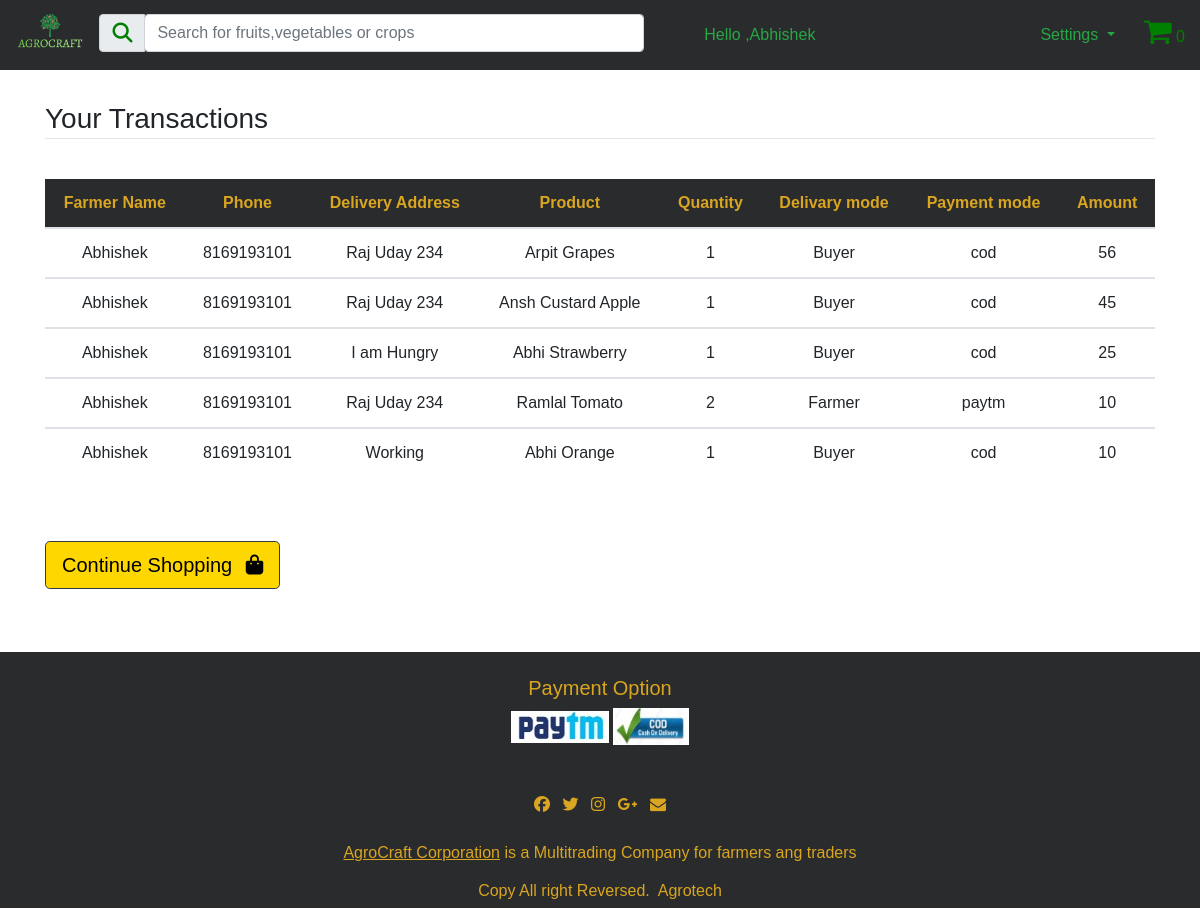
The app's page /BuyerPortal2/Transaction.php (signed in) with its own data.
### tables this page shows
CREATE TABLE `farmerregistration` (
  `farmer_id` int(255) NOT NULL,
  `farmer_name` varchar(255) NOT NULL,
  `farmer_phone` bigint(10) NOT NULL,
  `farmer_address` text NOT NULL,
  `farmer_state` varchar(50) NOT NULL,
  `farmer_district` varchar(50) NOT NULL,
  `farmer_pan` varchar(10) NOT NULL,
  `farmer_bank` int(16) NOT NULL,
  `farmer_password` varchar(100) NOT NULL
);

CREATE TABLE `orders` (
  `order_id` int(255) NOT NULL,
  `product_id` int(255) NOT NULL,
  `qty` int(255) NOT NULL,
  `address` varchar(255) NOT NULL,
  `delivery` varchar(10) NOT NULL,
  `phonenumber` bigint(10) NOT NULL,
  `total` int(10) NOT NULL,
  `payment` varchar(10) NOT NULL,
  `buyer_phonenumber` bigint(10) NOT NULL
);

CREATE TABLE `products` (
  `product_id` int(100) NOT NULL,
  `farmer_fk` int(255) NOT NULL,
  `product_title` varchar(100) NOT NULL,
  `product_cat` varchar(100) NOT NULL,
  `product_type` varchar(100) NOT NULL,
  `product_expiry` varchar(25) NOT NULL,
  `product_image` text NOT NULL,
  `product_stock` int(100) NOT NULL,
  `product_price` int(100) NOT NULL,
  `product_desc` text NOT NULL,
  `product_keywords` text NOT NULL,
  `product_delivery` varchar(5) NOT NULL
);

### BuyerPortal2/Transaction.php (the view, shortened to what this page needs)
<?php
include("../Functions/functions.php");
?>
<!DOCTYPE html>
<html lang="en">
<head>
    <link rel="stylesheet" href="https://maxcdn.bootstrapcdn.com/bootstrap/4.4.1/css/bootstrap.min.css">
    <link rel="stylesheet" href="https://cdnjs.cloudflare.com/ajax/libs/font-awesome/4.7.0/css/font-awesome.min.css">
</head>
<body>
    <nav class="navbar navbar-expand-xl ">
        <a class="float-left" href="bhome.php">
            <img src="agro.png" class="float-left mr-2 moblogo" alt="Logo" style="height:50px;">
        </a>
        <div class="collapse navbar-collapse" id="navbarSupportedContent">
            <div class="input-group mb-1 ml-2 searchbox">
                <div class="input-group-prepend">
                    <div class="input-group-text"><i class="fas fa-search" style="font-size:20px;color:green; "></i></div>
                </div>
                <form action="SearchResult.php" method="get" enctype="multipart/form-data">
                    <input type="text" class="form-control " id="inlineFormInputGroup" name="search" placeholder="Search for fruits,vegetables or crops " style="width:500px;">
                </form>
            </div>
        </div>
        <div class=" flex-row-reverse right ">
            <div class="p-2 cart">
                <div class="icon2">
                    <a href="CartPage.php"> <i class="fa" style="font-size:30px; color:green">&#61562;</i></a>
                    <span id="icon" style="color:green"> <?php echo totalItems(); ?> </span>
                </div>
            </div>
            <div class="dropdown p-2 settings ">
                <button class="btn  dropdown-toggle text-success" type="button" id="dropdownMenuButton" data-toggle="dropdown" aria-haspopup="true" aria-expanded="false">
                    Settings
                </button>
            </div>
        </div>
    </nav>
    <br>
    <div class="container">
        <div class="text-left">
            <h3 class="mt-2">Your Transactions </h3>
            <hr style="margin-top:-0.5%">
        </div>
        <br>
        <table class="table">
            <thead>
                <th>Farmer Name</th>
                <th>Phone</th>
                <th>Delivery Address</th>
                <th>Product</th>
                <th>Quantity</th>
                <th>Delivary mode</th>
                <th>Payment mode</th>
                <th>Amount</th>
            </thead>
            <tbody>
                <?php
                global $con;
                if (isset($_SESSION['phonenumber'])) {
                    $sess_phone_number = $_SESSION['phonenumber'];
                    $sel_price = "select * from orders where buyer_phonenumber = '$sess_phone_number'";
                    $run_price = mysqli_query($con, $sel_price);
                    while ($p_price = mysqli_fetch_array($run_price)) {
                        $product_id = $p_price['product_id'];
                        $qty = $p_price['qty'];
                        $total = $p_price['total'];
                        $address = $p_price['address'];
                        $delivery = $p_price['delivery'];
                        $payment = $p_price['payment'];
                        $pro_price = "select * from products where product_id='$product_id'";
                        $run_pro_price = mysqli_query($con, $pro_price);
                        while ($pp_price = mysqli_fetch_array($run_pro_price)) {
                            $product_title = $pp_price['product_title'];
                            $farmer_id = $pp_price['farmer_fk'];
                            $query_name = "select * from farmerregistration where farmer_id = $farmer_id";
                            $run_query_name = mysqli_query($con, $query_name);
                            while ($names = mysqli_fetch_array($run_query_name)) {
                                $farmer_name = $names['farmer_name'];
                                $farmer_phone = $names['farmer_phone'];
                ?>
                                <tr>
                                    <td data-label="Farmer name"><?php echo $farmer_name; ?> </td>
                                    <td data-label="Phone"><?php echo $farmer_phone; ?> </td>
                                    <td data-label="Address"><?php echo $address; ?> </td>
                                    <td data-label="Product"><?php echo $product_title; ?> </td>
                                    <td data-label="Quantity"><?php echo $qty; ?> </td>
                                    <td data-label="Delivary mode"><?php echo $delivery; ?> </td>
                                    <td data-label="Payment mode"><?php echo $payment; ?> </td>
                                    <td data-label="Amount"><?php echo $total; ?> </td>
                                </tr>
            </tbody>
<?php
                            }
                        }
                    }
                } else {
                    echo "<h1 align = center>Please Login First!</h1><br><br><hr>";
                } ?>
        </table>
        <br><br>
        <a href="bhome.php">
            <button type="button" class="btn  btn-lg border border-dark" style="background-color:#FFD700;color:black;">Continue Shopping
                <i class="fas fa-shopping-bag ml-2" aria-hidden="true"></i></button>
        </a>
    </div>
    <br><br>
    <section id="footer" class="myfooter">
        <div class="container">
            <div class="row text-center text-xs-center text-sm-left text-md-left">
                <div class="col aligncenter">
                    <br>
                    <h5>Payment Option</h5>
                    <img src="../Images/Website/paytm1.jpg" alt="paytm">
                    <img src="../Images/Website/cod.jpg" alt="paytm" style="height:37px">
                </div>
            </div>
            <div class="row">
                <div class="col-xs-12 col-sm-12 col-md-12 mt-2 mt-sm-5">
                    <ul class="list-unstyled list-inline social text-center">
                        <li class="list-inline-item"><a href="javascript:void();"><i class="fa fa-facebook"></i></a></li>
                        <li class="list-inline-item"><a href="javascript:void();"><i class="fa fa-twitter"></i></a></li>
                        <li class="list-inline-item"><a href="javascript:void();"><i class="fa fa-instagram"></i></a></li>
                        <li class="list-inline-item"><a href="javascript:void();"><i class="fa fa-google-plus"></i></a></li>
                        <li class="list-inline-item"><a href="javascript:void();" target="_blank"><i class="fa fa-envelope"></i></a></li>
                    </ul>
                </div>
            </div>
            <div class="row">
                <div class="col-xs-12 col-sm-12 col-md-12 mt-2 mt-sm-2 text-center">
                    <p><u><a href="https://www.agrocraft.com/">AgroCraft Corporation</a></u> is a Multitrading Company for farmers ang traders</p>
                    <p class="h6">Copy All right Reversed.<a class="text-green ml-2" href="https://www.google.com" target="_blank">Agrotech</a></p>
                </div>
            </div>
        </div>
</body>
</html>

### BuyerPortal2/Transaction.php (style rules this page uses)
body { margin: 0; padding: 0px; font-family: sans-serif; }
* { box-sizing: border-box; }
.table { width: 100%; border-collapse: collapse; }
.table td, .table th { padding: 12px 15px; border: 0px solid #ddd; text-align: center; font-size: 16px; }
.table th { background-color: #292b2c; color: goldenrod; }
.myfooter { background-color: #292b2c; color: goldenrod; margin-top: 15px; }
.aligncenter { text-align: center; }
a { color: goldenrod; }
* { margin: 0; padding: 0; box-sizing: border-box; }
nav { background-color: #292b2c; }
.right { display: flex; }
.cart { margin-right: -9px; }
.searchbox { width: 60%; }
.logins { text-align: center; margin-right: -30%; margin-left: 35%; }

### records on screen
orders: address "Raj Uday 234", qty "1", delivery "Buyer", payment "cod", total "56"
products: product_title "Arpit Grapes"
farmerregistration: farmer_name "Abhishek", farmer_phone "8169193101"
orders: address "Raj Uday 234", qty "1", delivery "Buyer", payment "cod", total "45"
products: product_title "Ansh Custard Apple"
orders: address "I am Hungry", qty "1", delivery "Buyer", payment "cod", total "25"
products: product_title "Abhi Strawberry"
orders: address "Raj Uday 234", qty "2", delivery "Farmer", payment "paytm", total "10"
products: product_title "Ramlal Tomato"
orders: address "Working", qty "1", delivery "Buyer", payment "cod", total "10"
products: product_title "Abhi Orange"

### other values on screen
totalItems() "0"
